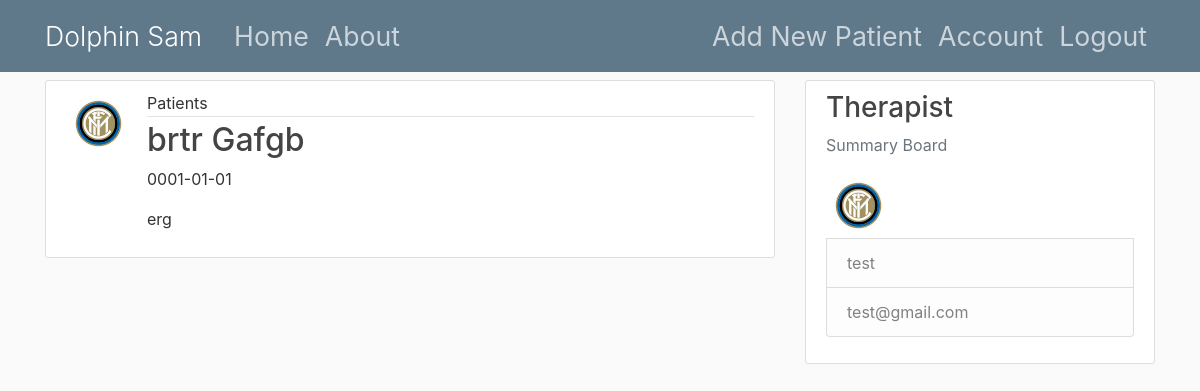
The page /home (signed in) on the database as committed earlier.
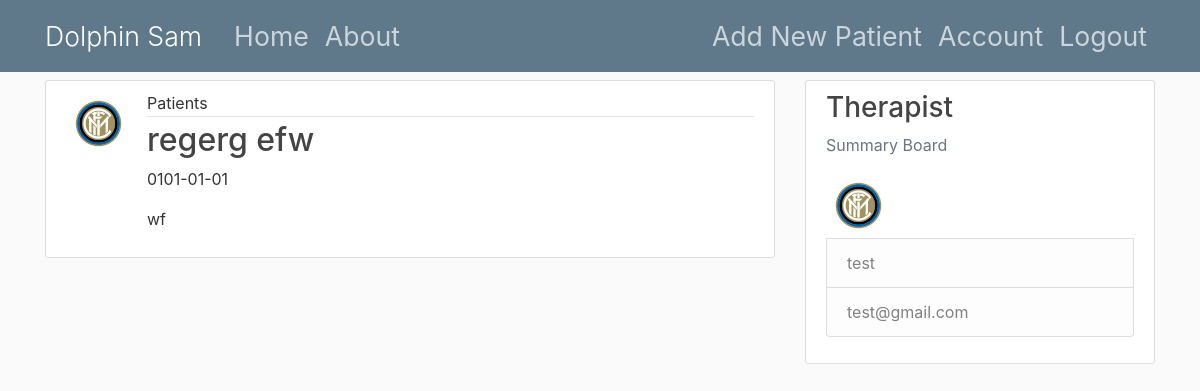
The same page on the database as committed later.
### server/models.py (models this page shows, shortened)
class Patient(db.Model):
    id = db.Column(db.Integer, primary_key=True)
    last_name = db.Column(db.String(20), nullable=False)
    first_name = db.Column(db.String(20), nullable=False)
    date_of_birth = db.Column(db.Date, nullable=False)
    type_of_disability = db.Column(db.String(50), nullable=False)
    comment = db.Column(db.String(250))
    image_file = db.Column(db.String(20), nullable=False, default='default.jpg')
    user_id = db.Column(db.Integer, db.ForeignKey('user.id'), nullable=False)
    levels_run = db.relationship('LevelRun', lazy=True)
    levels_search = db.relationship('LevelSearch', lazy=True)
    sessions = db.relationship('Session', lazy=True)

class User(db.Model, UserMixin):
    id = db.Column(db.Integer, primary_key=True)
    username = db.Column(db.String(20), unique=True, nullable=False)
    email = db.Column(db.String(120), unique=True, nullable=False)
    image_file = db.Column(db.String(20), nullable=False, default='default.jpg')
    password = db.Column(db.String(60), nullable=False)
    patients = db.relationship('Patient', backref='therapist', lazy=True)

### server/routes.py (the view)
@app.route("/")
@app.route("/home")  # route decoder to navigate our web application. In this case the slash / is simply the root
def home():
    if current_user.is_authenticated:
        if len(current_user.patients) > 0:
            patients = current_user.patients
            for p in patients:
                print('patient_id {}'.format(p.id))
                print(type(p.id))
            return render_template('home.html', patients=patients)
    return render_template('layout_home.html')

### server/models.py (called while the page is built)
@login_manager.user_loader
def load_user(user_id):
    return User.query.get(int(user_id))

### server/templates/home.html
{% extends "layout_wo_footer.html" %}
{% block content %}
{% for patient in patients %}
    <article class="media content-section">
        <img class="rounded-circle article-img" src="{{ url_for('static', filename='profile_pics/' + patient.image_file) }}">
        <div class="media-body">
            <div class="article-metadata">
                <a class="mr-2">Patients</a>
            </div>
            <h2><a class="article-title" href="{{ url_for('patient', id_p=patient.id) }}">{{ patient.first_name }} {{ patient.last_name }}</a></h2>
            <p class="article-content">{{ patient.date_of_birth }}</p>
            <p class="article-content">{{ patient.comment }}</p>
        </div>
    </article>
{% endfor %}
{% endblock content %}

### server/templates/layout_wo_footer.html (shortened to what this page needs)
<!DOCTYPE html>
<html>
<head>
    <link rel="stylesheet" href="https://maxcdn.bootstrapcdn.com/bootstrap/4.0.0/css/bootstrap.min.css">
    <link rel="stylesheet" type="text/css" href="{{ url_for('static', filename='main.css') }}">
</head>
<body>
<header class="site-header">
    <nav class="navbar navbar-expand-md navbar-dark bg-steel fixed-top">
        <div class="container">
            <a class="navbar-brand mr-4" href="/">Dolphin Sam</a>
            <div class="collapse navbar-collapse" id="navbarToggle">
                <div class="navbar-nav mr-auto">
                    <a class="nav-item nav-link" href="{{ url_for('home') }}">Home</a>
                    <a class="nav-item nav-link" href="{{ url_for('about') }}">About</a>
                </div>
                <div class="navbar-nav">
                    {% if current_user.is_authenticated %}
                    <a class="nav-item nav-link" href="{{ url_for('new_patient') }}">Add New Patient</a>
                    <a class="nav-item nav-link" href="{{ url_for('account') }}">Account</a>
                    <a class="nav-item nav-link" href="{{ url_for('logout') }}">Logout</a>
                    {% else %}
                    <a class="nav-item nav-link" href="{{ url_for('login') }}">Login</a>
                    <a class="nav-item nav-link" href="{{ url_for('register') }}">Register</a>
                    {% endif %}
                </div>
            </div>
        </div>
    </nav>
</header>
<main role="main" class="container">
    <div class="row">
        <div class="col-md-8">
            {% block content %}{% endblock %}
        </div>
        <div class="col-md-4">
            <div class="content-section">
                <h3>Therapist</h3>
                <p class='text-muted'>Summary Board
                <ul class="list-group">
                    {% if current_user.is_authenticated %}
                    <img class="rounded-circle article-img" src="{{ url_for('static', filename='profile_pics/' + current_user.image_file) }}">
                    <li class="list-group-item list-group-item-light"> {{ current_user.username }} </li>
                    <li class="list-group-item list-group-item-light"> {{ current_user.email }} </li>
                    {% else %}
                    <li class="list-group-item list-group-item-light">Username</li>
                    <li class="list-group-item list-group-item-light">Email</li>
                    {% endif %}
                </ul>
                </p>
            </div>
        </div>
    </div>
</main>
</body>
</html>

### server/static/main.css (style rules this page uses)
body { background: #fafafa; color: #333333; margin-top: 5rem; }
h1, h2, h3, h4, h5, h6 { color: #444444; }
.bg-steel { background-color: #5f788a; }
.site-header .navbar-nav .nav-link { color: #cbd5db; font-size: 20pt; }
.site-header .navbar-brand { font-size: 20pt; font-weight: 300; }
.content-section { background: #ffffff; padding: 10px 20px; border: 1px solid #dddddd; border-radius: 3px; margin-bottom: 20px; }
.article-title { color: #444444; }
.article-content { white-space: pre-line; }
.article-img { height: 65px; width: 65px; margin-right: 16px; }
.article-metadata { padding-bottom: 1px; margin-bottom: 4px; border-bottom: 1px solid #e3e3e3 }

Rows that differ between the two databases and show on the page:
changed Patient: first_name "brtr" → "regerg"; last_name "Gafgb" → "efw"; date_of_birth "0001-01-01" → "0101-01-01"; comment "erg" → "wf"
